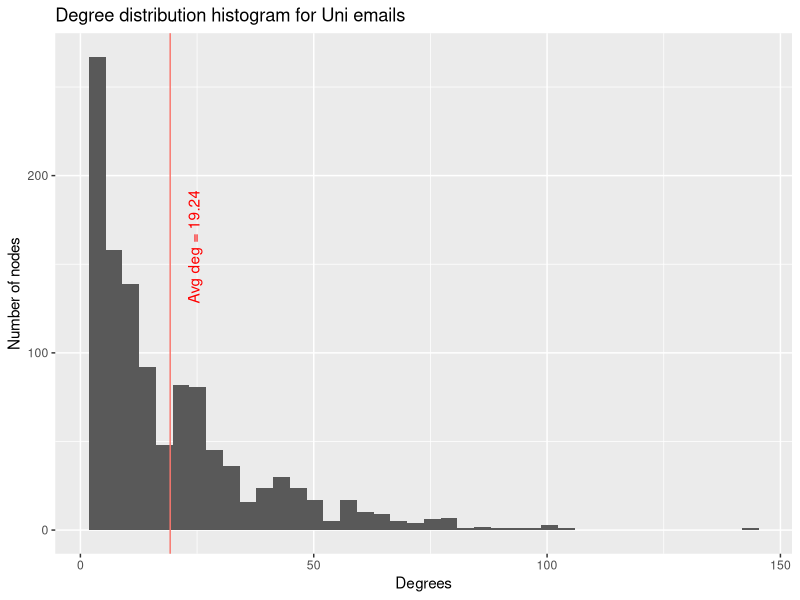
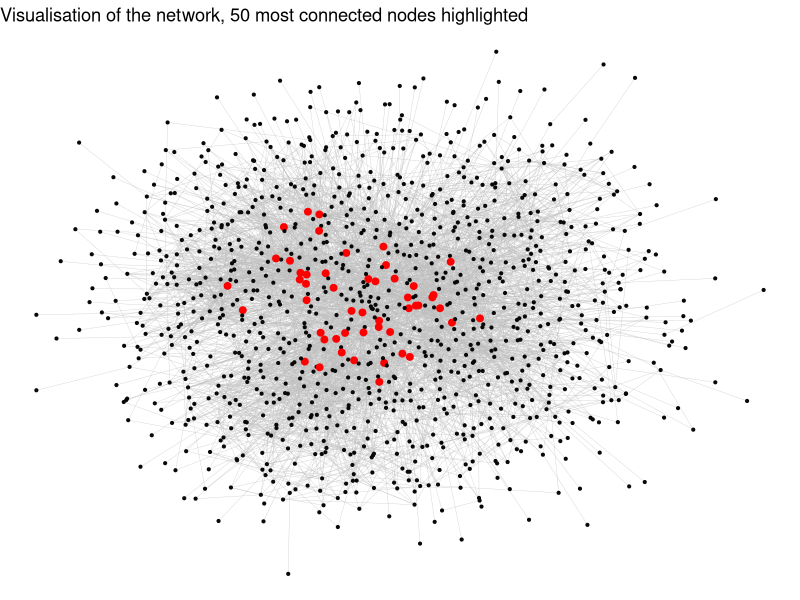

These figures' R source, in order:
## ---- chunk 1
knitr::opts_chunk$set(cache=T,message=FALSE,warning=FALSE)
options(scipen=700)
## ---- chunk 2
rm(list = ls())
library(tidyverse)
library(igraph)
library(tidygraph)
library(ggraph)
library(ggthemes)
library(here)
library(caret)
## ---- chunk 3
nodes <- read_csv(here("network_data", "nodes.csv"))
links <- read_csv(here("network_data", "edges.csv"))
## ---- chunk 4
head(nodes)
head(links)
## ---- chunk 5
graph <- graph_from_data_frame(links, directed = TRUE, vertices = nodes)
graph
## ---- chunk 6
paste0("The number of recursive (self-directed) emails in the network is: ", 
       ecount(graph) - ecount(simplify(graph)))

# we see that one exists, so we simplify the graph to remove it. 
graph <- simplify(graph)

# check our graph is setup properly
is_igraph(graph)
## ---- chunk 7
paste0("There are ", vcount(graph), " nodes and ", ecount(graph), " edges in our Spanish email network")

# check if our graph is fully connected
is_connected(graph)

#degree
degree_all <- degree(graph, mode="all")
degree_out <- degree(graph, mode="out")
paste0("The average degree is: ", round(mean(degree(graph)), 2), " when we DO NOT consider the direction of the emails.")
paste0("The average degree is: ", round(sum(degree_out)/vcount(graph), 2), " when we DO consider the emails to be directed outward from the node (sender) to a recipient")

# most connected node:
paste0("The most connected node is number ", which.max(degree(graph))[1], " which has ", max(degree(graph)), " links.")
## ---- chunk 8
# set average node for label 
avg_deg <- round(mean(degree(graph)),2)

# plot linear distribution
ggplot() + 
  geom_histogram(aes(x = degree_all), bins=40) + 
  geom_vline(aes(xintercept = avg_deg, colour = "red"), show.legend = FALSE) +
  annotate("text", x = avg_deg+5, y = 160, label = paste0("Avg deg = ", avg_deg), angle = 90, color = "red") + 
  labs(title = "Degree distribution histogram for Uni emails",
       x = "Degrees",
       y = "Number of nodes") +
  theme(axis.title.y = element_text(angle = 90))
## ---- chunk 9
# plot the network overall, see if any large clusters emerge. 
# set colour and size only for the top 50 nodes
top_50_nodes <- order(degree_all, decreasing = TRUE)[1:50]
V(graph)$color <- "grey3"
V(graph)[top_50_nodes]$color <- "red"
V(graph)$size <- 0.75
V(graph)[top_50_nodes]$size <- 2

# plot the full network
ggraph(graph, layout = "kk") +
  geom_edge_link(width = 0.1, alpha = 0.5, color = "grey") +  
  geom_node_point(color = V(graph)$color, size = V(graph)$size) +  
  theme_void() +  
  ggtitle("Visualisation of the network, 50 most connected nodes highlighted")+
  theme(legend.position = "none")
## ---- chunk 10
# Set seed for reproducibility
set.seed(123)

# Randomly delete some real edges
edge_list <- as_data_frame(graph, what = "edges")
n_edges <- nrow(edge_list)
n_remove <- floor(0.1 * n_edges) # We will delete 10% of the real edges
removed_edges <- edge_list[sample(1:n_edges, n_remove), ]
# Formatting appropriately the edges to pass them as argument to delete_edges
edge_strings <- paste(removed_edges$from, 
                      removed_edges$to, 
                      sep = "|")
graph_modified <- delete_edges(graph, edges = edge_strings)

# Label the deleted real edges as positive class (1)
positive_edges <- removed_edges %>%
  mutate(label = 1)
## ---- chunk 11
# Create a new data frame to register the negative class (non-existent links)
false_edges <- data.frame()

# Filter for more connected nodes
most_connected <- which(degree(graph)>15)
# We choose 15 arbitrarily (a number slightly below our average degree)

set.seed(123)

# Create a loop for creating made-up links, registering all in `false_edges`
while (nrow(false_edges) < n_remove) {
  node1 <- sample(most_connected, 1)
  node2 <- sample(most_connected, 1)
  
  # avoid self-connecting
  if (node1 == node2) next
  
  # Check if two nodes are connected, if not, create a negative link for them
  if (!are_adjacent(graph, node1, node2)) {
    edge_row <- data.frame(from = as_ids(V(graph)[node1]), 
                           to = as_ids(V(graph)[node2]),
                           label = 0)
    # Function to check to avoid adding same link
    if (!any(apply(false_edges, 1, function(row) all(row == edge_row)))) {
      false_edges <- rbind(false_edges, edge_row)
    }
  }
}
## ---- chunk 12
# standardise the format of tables before binding
positive_edges <- positive_edges %>%
  mutate(from = as.numeric(from), to = as.numeric(to))

false_edges <- false_edges %>%
  mutate(from = as.numeric(from), to = as.numeric(to))

# Bind the positive and negative edges
all_edges <- bind_rows(positive_edges, false_edges)
head(all_edges)
table(all_edges$label)
## ---- chunk 13
compute_heuristics <- function(graph, edge_df) {
  edge_df <- edge_df %>%
    mutate(
      # Calculate common neighbors using the neighbors function
      common_neighbors = map2_int(from, to, ~ 
        length(intersect(neighbors(graph, .x, mode = "all"), 
                         neighbors(graph, .y, mode = "all")))),
      
      # Calculate Jaccard coefficient
      # We don't use the similarity.jaccard function as it's difficult to handle a matrix
      jaccard = map2_dbl(from, to, ~ {
        nei_x <- neighbors(graph, .x, mode = "all")
        nei_y <- neighbors(graph, .y, mode = "all")
        length(intersect(nei_x, nei_y)) / length(union(nei_x, nei_y))
      }),

      # Calculate Adamic-Adar metric
      # We don't use the similarity.invlogweighted function as it's difficult to handle a matrix
      adamic_adar = map2_dbl(from, to, ~ {
        nei_common <- intersect(neighbors(graph, .x, mode = "all"), 
                                neighbors(graph, .y, mode = "all"))
        if (length(nei_common) == 0) return(0)
        degrees <- degree(graph, nei_common, mode = "all")
        sum(1 / log(degrees))
      }),
      
      # Calculate preferential attachment by multiplying the degrees
      pref_attachment = map2_dbl(from, to, ~ 
        degree(graph, .x, mode = "all") * degree(graph, .y, mode = "all")),
    )
  return(edge_df)
}
## ---- chunk 14
all_edges_with_heuristics <- compute_heuristics(graph, all_edges)
# view the true edges
head(all_edges_with_heuristics)
# view the fake edges
all_edges_with_heuristics |> filter(label == 0) |> head()
## ---- chunk 15
# Create training (80%) and test set (20%)
set.seed(123) 
train_indices <- sample(1:nrow(all_edges_with_heuristics), size = 0.8 * nrow(all_edges_with_heuristics))
train_edges <- all_edges_with_heuristics[train_indices, ]
test_edges <- all_edges_with_heuristics[-train_indices, ]

# Convert the labels into factors, for the logit model
train_edges$label <- as.factor(train_edges$label)
## ---- chunk 16
# Use cross validation to test the performance
set.seed(123)
train_control <- trainControl(method = "cv", number = 10)
model_cv <- train(label ~ common_neighbors + jaccard + adamic_adar + pref_attachment,
                  data = train_edges, 
                  method = "glm", 
                  family = binomial, 
                  trControl = train_control,
                  metric = "Accuracy")
## ---- chunk 17
# Predict the testing set
predictions <- predict(model_cv, newdata = test_edges, type = "prob")
# Probabilities of belonging to a class or the other
head(predictions)
## ---- chunk 18
summary(model_cv)
## ---- chunk 19
set.seed(123)
train_control <- trainControl(method = "cv", number = 10)
model_cv <- train(label ~ common_neighbors + jaccard + adamic_adar + pref_attachment,
                  data = train_edges, 
                  method = "glm", family = binomial, 
                  trControl = train_control,
                  # apply standardization
                  preProcess = c("center", "scale"), 
                  metric = "Accuracy")
summary(model_cv)
## ---- chunk 20
# Confusion matrix
confusion_matrix <- confusionMatrix(as.factor(ifelse(predictions[, 2] > 0.5, 1, 0)), 
                                     as.factor(test_edges$label), positive = "1")
confusion_matrix
